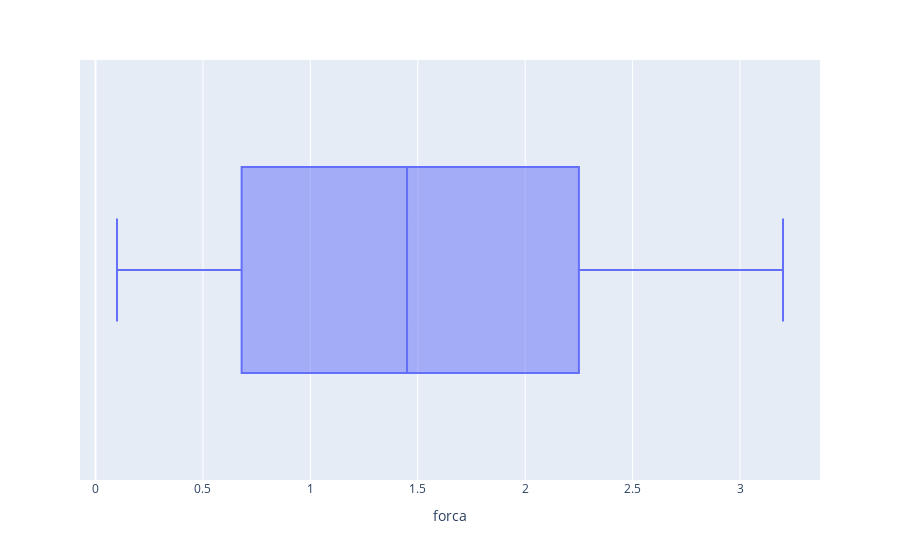
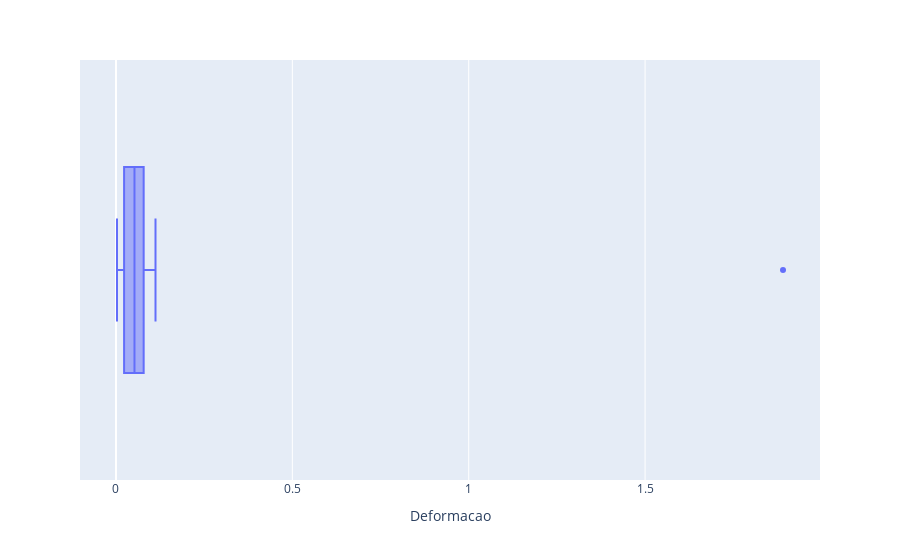
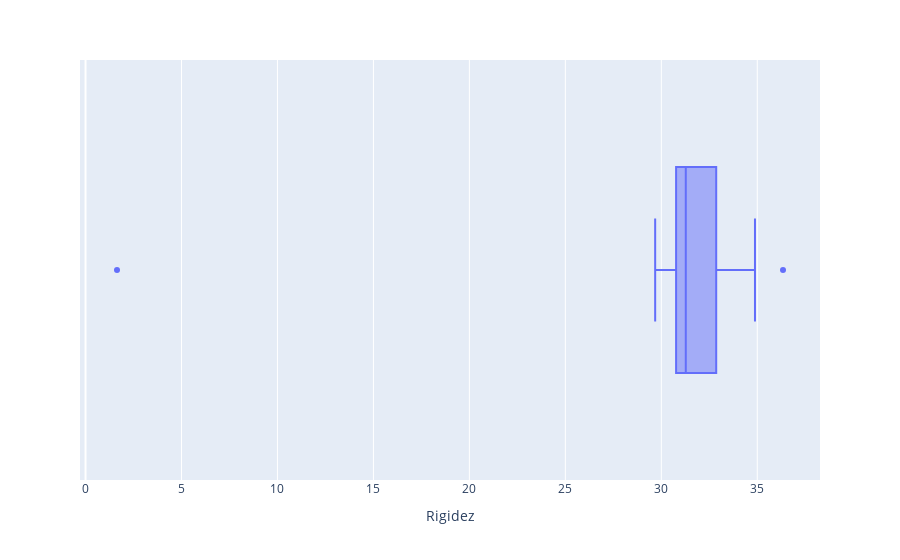

The notebook cell these images were saved under, in order:
### Code cell
bp = pte.box(base2, 'forca')
bp.show()

bp1 = pte.box(base2, 'Deformacao')
bp1.show()

bp2 = pte.box(base2, 'Rigidez')
bp2.show()

### Figure 1 — Plotly figure (JSON) as saved in the notebook; plotly's stock layout.template omitted (floating-point values rounded to 4 significant figures)
{"data": [{"alignmentgroup": "True", "hovertemplate": "forca=%{x}<extra></extra>", "legendgroup": "", "marker": {"color": "#636efa"}, "name": "", "notched": false, "offsetgroup": "", "orientation": "h", "showlegend": false, "type": "box", "x": [0.1, 0.15, 0.18, 0.23, 0.31, 0.45, 0.55, 0.68, 0.72, 0.83, 1.05, 1.15, 1.21, 1.23, 1.35, 1.55, 1.71, 1.75, 1.92, 2.04, 2.15, 2.19, 2.25, 2.4, 2.55, 2.72, 2.85, 3, 3.1, 3.2], "x0": " ", "xaxis": "x", "y0": " ", "yaxis": "y"}], "layout": {"boxmode": "group", "legend": {"tracegroupgap": 0}, "margin": {"t": 60}, "xaxis": {"anchor": "y", "domain": [0, 1], "title": {"text": "forca"}}, "yaxis": {"anchor": "x", "domain": [0, 1]}}}

### Figure 2 — Plotly figure (JSON) as saved in the notebook; plotly's stock layout.template omitted (floating-point values rounded to 4 significant figures)
{"data": [{"alignmentgroup": "True", "hovertemplate": "Deformacao=%{x}<extra></extra>", "legendgroup": "", "marker": {"color": "#636efa"}, "name": "", "notched": false, "offsetgroup": "", "orientation": "h", "showlegend": false, "type": "box", "x": [0.0029, 0.0043, 0.112, 0.007, 0.0085, 0.0144, 0.0172, 0.0202, 0.023, 0.0249, 0.031, 0.0342, 0.039, 0.0393, 0.0423, 0.0494, 0.0555, 0.0568, 0.0647, 0.0676, 0.0704, 0.0715, 0.07274, 0.0785, 0.0812, 0.0853, 0.0925, 0.0975, 1.891, 0.1066], "x0": " ", "xaxis": "x", "y0": " ", "yaxis": "y"}], "layout": {"boxmode": "group", "legend": {"tracegroupgap": 0}, "margin": {"t": 60}, "xaxis": {"anchor": "y", "domain": [0, 1], "title": {"text": "Deformacao"}}, "yaxis": {"anchor": "x", "domain": [0, 1]}}}

### Figure 3 — Plotly figure (JSON) as saved in the notebook; plotly's stock layout.template omitted (floating-point values rounded to 4 significant figures)
{"data": [{"alignmentgroup": "True", "hovertemplate": "Rigidez=%{x}<extra></extra>", "legendgroup": "", "marker": {"color": "#636efa"}, "name": "", "notched": false, "offsetgroup": "", "orientation": "h", "showlegend": false, "type": "box", "x": [34.48, 34.88, 30.82, 32.86, 36.34, 31.25, 31.98, 33.66, 31.3, 33.33, 33.87, 33.63, 31.03, 31.3, 31.91, 31.38, 30.81, 30.81, 29.68, 30.18, 30.54, 30.63, 30.93, 30.57, 31.4, 31.89, 30.81, 30.77, 1.64, 30.02], "x0": " ", "xaxis": "x", "y0": " ", "yaxis": "y"}], "layout": {"boxmode": "group", "legend": {"tracegroupgap": 0}, "margin": {"t": 60}, "xaxis": {"anchor": "y", "domain": [0, 1], "title": {"text": "Rigidez"}}, "yaxis": {"anchor": "x", "domain": [0, 1]}}}
